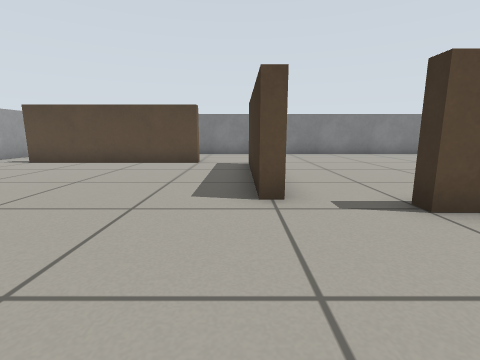
[1] (above)

14 first-person views from a walk through a Gazebo world. The camera is 0.51 m above the floor, tilts 10° down and sees 85° across. The floor is counted in squares, 0.5 m on a side. Each view is taken from the middle of a square. On the plan, view 1 faces up. The plan holds only what a view shows up to about 11 squares ahead; the rest is blank.

[2]
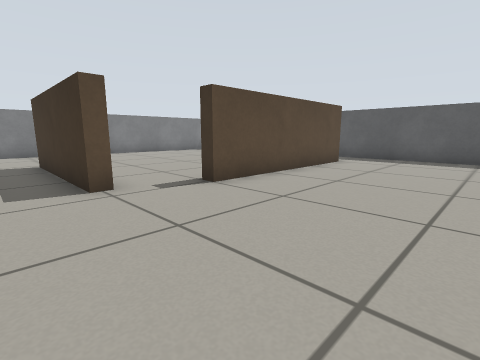

[3]
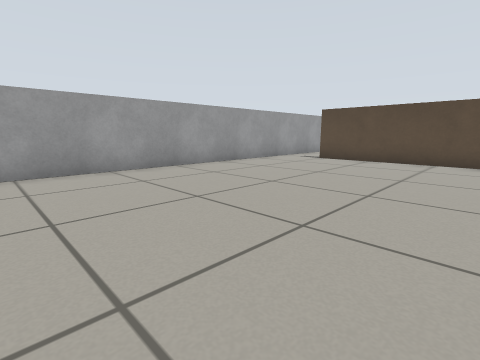

[4]
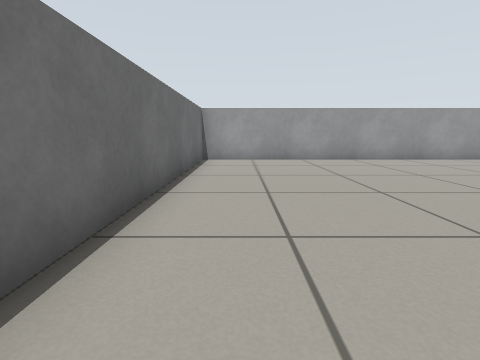

[5]
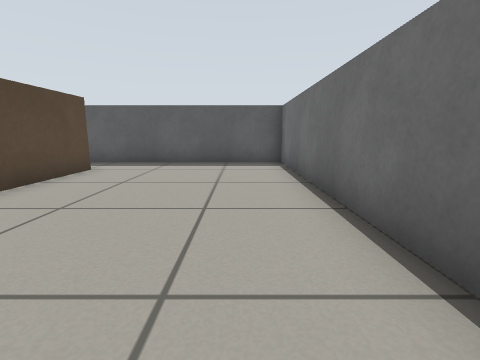

[6]
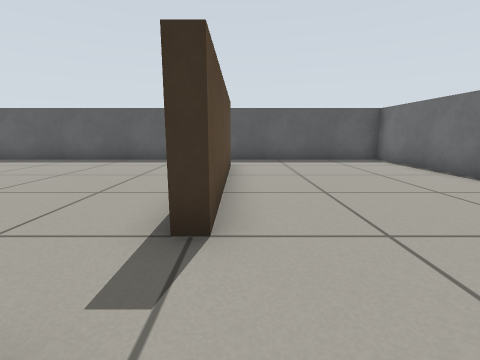

[7]
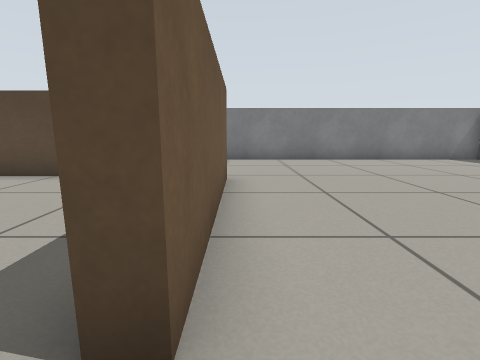

[8]
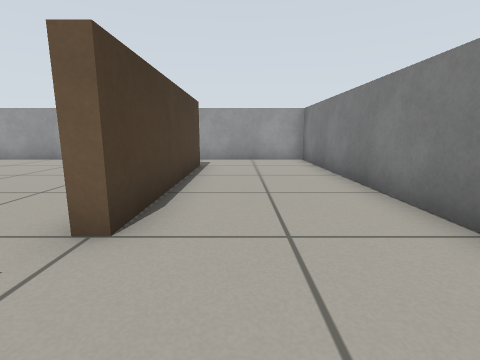

[9]
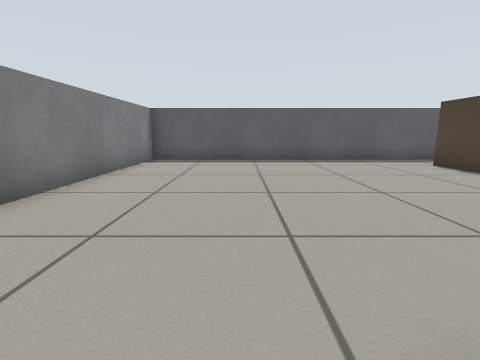

[10]
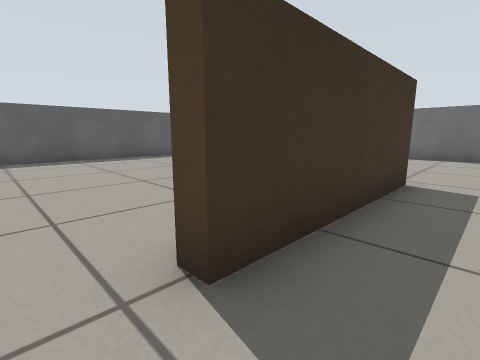

[11]
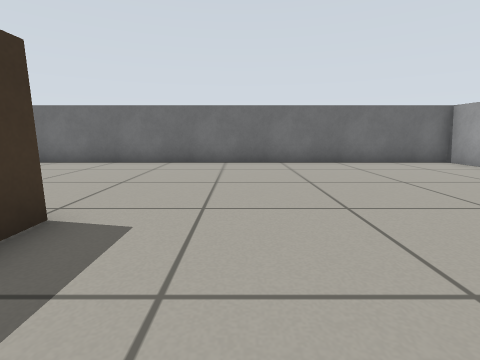

[12]
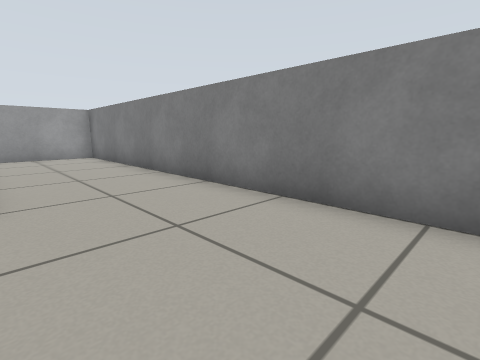

[13]
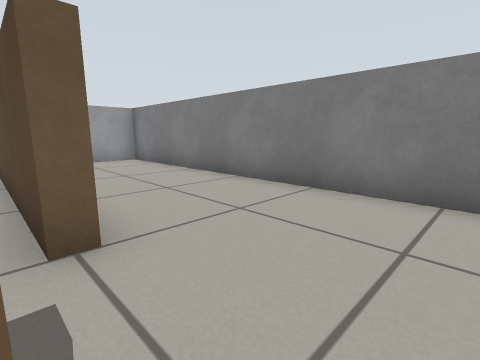

[14]
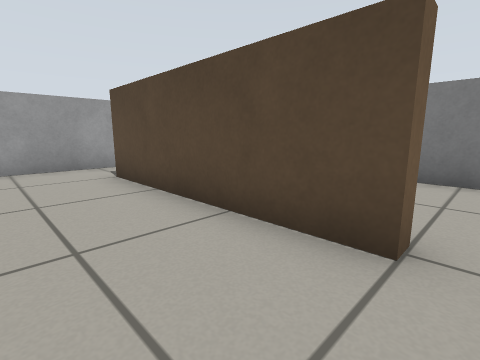

### Floor plan
Ten units are one square. View 1 is at (0, 0); x grows to the right and y downward. Boxes are objects, and circles mark ways between rooms. Rooms are numbered by the first view taken in them; rooms with no view inside come last. Other rooms are left out.
<svg viewBox="-100 -140 210 170">
<path fill="none" stroke="#000" d="M7 -40 3 -40 3 -90M-15 -97 -15 -93 -75 -93M86 -33 25 -33M-95 -95 -95 25 105 25 105 -35M3 -90 7 -90 7 -40M25 -33 25 -38M68 -37 85 -37M105 -35 105 -135 -95 -135 -95 -95M-75 -97 -15 -97"/>
<circle cx="-10" cy="-100" r="3" fill="#2a7"/>
<circle cx="-85" cy="-100" r="3" fill="#2a7"/>
<circle cx="15" cy="-40" r="3" fill="#2a7"/>
<circle cx="95" cy="-40" r="3" fill="#2a7"/>
<text x="-10" y="-20">1</text>
<text x="30" y="-100">2</text>
</svg>
Room 1 opens to room 2.

Where each view was taken, in squares from view 1:
view 1: 0 up, 0 right, facing up
view 2: 1 down, 1 left, facing up-right
view 3: 1 down, 2 left, facing up-left
view 4: 1 down, 1 right, facing left
view 5: 1 down, 1 right, facing right
view 6: 3 up, 0 right, facing right
view 7: 3 up, 1 right, facing up
view 8: 11 up, 1 right, facing left
view 9: 10 up, 0 right, facing right
view 10: 10 up, 1 left, facing down-right
view 11: 7 up, 2 left, facing down
view 12: 10 up, 3 right, facing up-left
view 13: 9 up, 1 right, facing up-left
view 14: 7 up, 1 left, facing up-left
